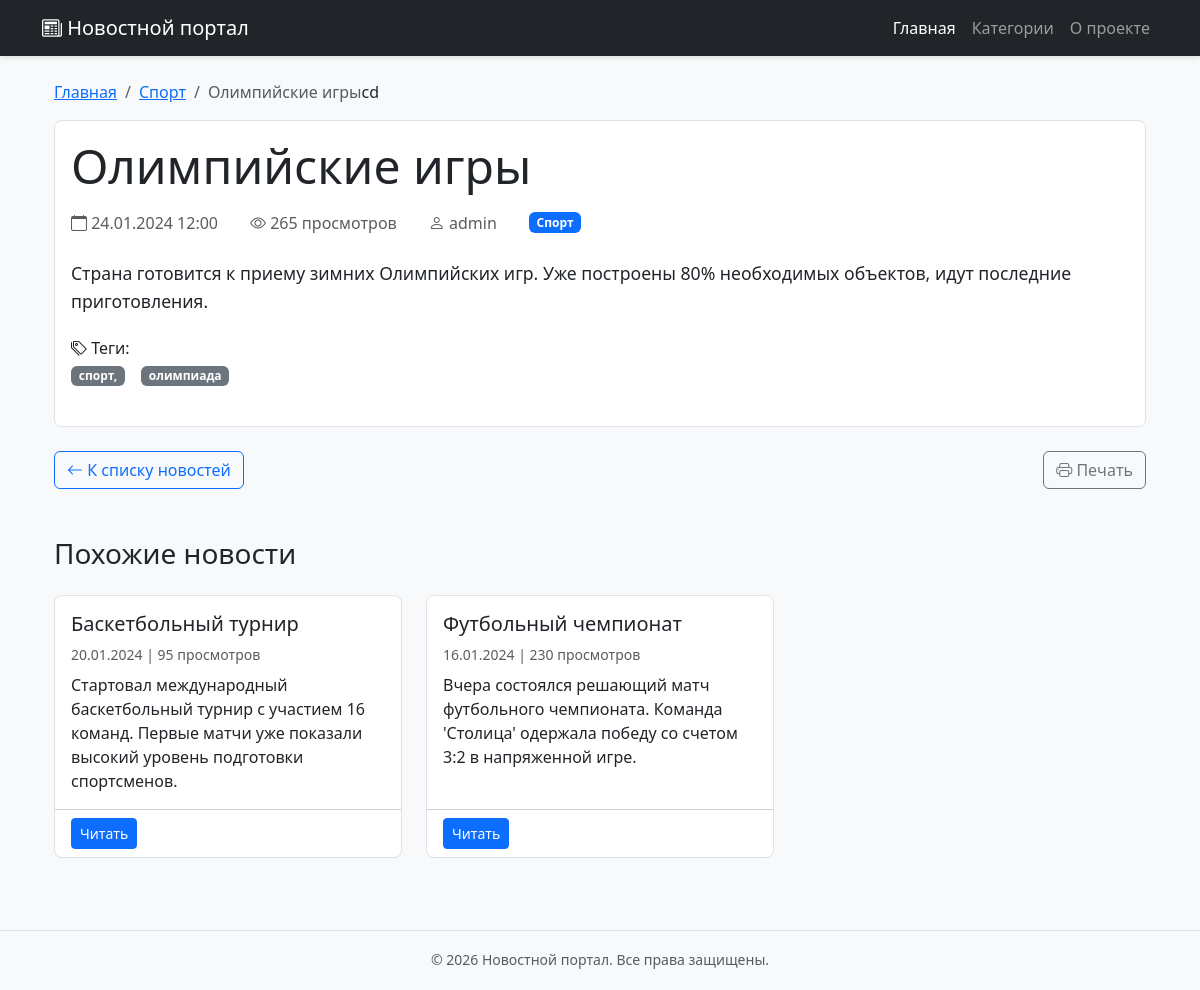
Screenshot of /news/10/ with the database file from the repository.
### news/models.py (models this page shows, shortened)
class News(models.Model):
    DRAFT = 'draft'
    PUBLISHED = 'published'
    ARCHIVED = 'archived'
    STATUS_CHOICES = [
        (DRAFT, 'Черновик'),
        (PUBLISHED, 'Опубликовано'),
        (ARCHIVED, 'В архиве'),
    ]
    title = models.CharField(max_length=200, verbose_name='Заголовок')
    slug = models.SlugField(max_length=200, unique=True, verbose_name='URL-адрес')
    content = models.TextField(verbose_name='Содержание')
    short_description = models.TextField(max_length=500, verbose_name='Краткое описание', blank=True)
    category = models.ForeignKey(
        Category,
        on_delete=models.CASCADE,
        related_name='news',
        verbose_name='Категория'
    )
    author = models.ForeignKey(
        User,
        on_delete=models.CASCADE,
        related_name='news',
        verbose_name='Автор'
    )
    status = models.CharField(
        max_length=20,
        choices=STATUS_CHOICES,
        default=DRAFT,
        verbose_name='Статус'
    )
    created_at = models.DateTimeField(auto_now_add=True, verbose_name='Дата создания')
    updated_at = models.DateTimeField(auto_now=True, verbose_name='Дата обновления')
    published_at = models.DateTimeField(blank=True, null=True, verbose_name='Дата публикации')
    image = models.ImageField(
        upload_to='news/images/%Y/%m/%d/',
        verbose_name='Изображение',
        blank=True,
        null=True
    )
    views = models.PositiveIntegerField(default=0, verbose_name='Количество просмотров')
    tags = models.CharField(max_length=200, verbose_name='Теги', blank=True)
    meta_title = models.CharField(max_length=200, verbose_name='Meta заголовок', blank=True)
    meta_description = models.TextField(verbose_name='Meta описание', blank=True)
    class Meta:
        verbose_name = 'Новость'
        verbose_name_plural = 'Новости'
        ordering = ['-created_at']
        indexes = [
            models.Index(fields=['-created_at']),
            models.Index(fields=['status']),
            models.Index(fields=['category']),
        ]
    def save(self, *args, **kwargs):
        if self.status == self.PUBLISHED and not self.published_at:
            from django.utils import timezone
            self.published_at = timezone.now()
        elif self.status != self.PUBLISHED:
            self.published_at = None
        super().save(*args, **kwargs)

class Category(models.Model):
    name = models.CharField(max_length=100, verbose_name='Название категории')
    slug = models.SlugField(max_length=150, unique=True, verbose_name='URL-адрес')
    description = models.TextField(verbose_name='Описание', blank=True)
    created_at = models.DateTimeField(auto_now_add=True, verbose_name='Дата создания')
    class Meta:
        verbose_name = 'Категория'
        verbose_name_plural = 'Категории'
        ordering = ['name']

### news/views.py (the view)
# urls.py: path('news/<int:news_id>/', views.news_detail, name='news_detail'),
def news_detail(request, news_id):
    try:
        news_item = get_object_or_404(News, id=news_id, status='published')
        news_item.views += 1
        news_item.save(update_fields=['views'])
        related_news = News.objects.filter(
            category=news_item.category,
            status='published'
        ).exclude(id=news_id).order_by('-created_at')[:3]
        context = {
            'news': news_item,
            'title': news_item.title,
            'related_news': related_news,
        }
        return render(request, 'news/news_detail.html', context)
    except News.DoesNotExist:
        raise Http404("Новость не найдена")

### news/templates/news/news_detail.html (shortened to what this page needs)
{% extends 'news/base.html' %}
{% load static %}
{% block content %}
<div class="container mt-4">
    <nav aria-label="breadcrumb">
        <ol class="breadcrumb">
            <li class="breadcrumb-item"><a href="{% url 'index' %}">Главная</a></li>
            <li class="breadcrumb-item"><a href="#">{{ news.category.name }}</a></li>
            <li class="breadcrumb-item active">{{ news.title|truncatechars:30 }}</li>
        cd
    </nav>
    <div class="card mb-4">
        <div class="card-body">
            <h1 class="card-title display-5 mb-3">{{ news.title }}</h1>
            <div class="d-flex flex-wrap align-items-center gap-3 mb-4 text-muted">
                <span><i class="bi bi-calendar"></i> {{ news.created_at|date:"d.m.Y H:i" }}</span>
                <span><i class="bi bi-eye"></i> {{ news.views }} просмотров</span>
                <span><i class="bi bi-person"></i> {{ news.author.username|default:"admin" }}</span>
                <span class="badge bg-primary">{{ news.category.name }}</span>
            </div>
            <div class="news-content mb-4">
                {{ news.content|linebreaks }}
            </div>
            {% if news.tags %}
            <div class="mb-4">
                <h6><i class="bi bi-tags"></i> Теги:</h6>
                <div class="d-flex flex-wrap gap-2">
                    {% for tag in news.tags.split %}
                    <span class="badge bg-secondary">{{ tag }}</span>
                    {% endfor %}
                </div>
            </div>
            {% endif %}
        </div>
    </div>
    <div class="d-flex justify-content-between mb-5">
        <a href="{% url 'index' %}" class="btn btn-outline-primary">
            <i class="bi bi-arrow-left"></i> К списку новостей
        </a>
        <button class="btn btn-outline-secondary" onclick="window.print()">
            <i class="bi bi-printer"></i> Печать
        </button>
    </div>
    {% if related_news %}
    <div class="mb-5">
        <h3 class="mb-4">Похожие новости</h3>
        <div class="row">
            {% for related in related_news %}
            <div class="col-md-6 col-lg-4 mb-4">
                <div class="card h-100">
                    <div class="card-body">
                        <h5 class="card-title">{{ related.title }}</h5>
                        <p class="card-text text-muted small mb-2">
                            {{ related.created_at|date:"d.m.Y" }} | {{ related.views }} просмотров
                        </p>
                        <p class="card-text">{{ related.content|truncatewords:20 }}</p>
                    </div>
                    <div class="card-footer bg-transparent">
                        <a href="{% url 'news_detail' related.id %}" class="btn btn-primary btn-sm">Читать</a>
                    </div>
                </div>
            </div>
            {% endfor %}
        </div>
    </div>
    {% endif %}
</div>
<link rel="stylesheet" href="https://cdn.jsdelivr.net/npm/bootstrap-icons@1.11.1/font/bootstrap-icons.css">
{% endblock %}

### news/templates/news/base.html (style rules this page uses)
body { background-color: #f8f9fa; padding-bottom: 60px; }
.container { max-width: 1140px; }

### news/templates/news/news_detail.html (style rules this page uses)
.card { border: 1px solid #dee2e6; border-radius: 0.5rem; }
.card-title { color: #212529; }
.news-content { line-height: 1.6; font-size: 1.1rem; }
.mb-4 { margin-bottom: 1.5rem !important; }
.mb-5 { margin-bottom: 3rem !important; }
.d-flex.gap-3 > * { margin-right: 1rem; }
.d-flex.gap-2 > * { margin-right: 0.5rem; }

### rows the page displays
News: category.name "Спорт", title "Олимпийские игры", created_at "24.01.2024 12:00", views "265", author.username "admin", content "Страна готовится к приему зимних Олимпийских игр. Уже построены 80% необходимых объектов, идут последние приготовления."
News: title "Баскетбольный турнир", created_at "20.01.2024", views "95", content "Стартовал международный баскетбольный турнир с участием 16 команд. Первые матчи уже показали высокий уровень подготовки спортсменов."
News: title "Футбольный чемпионат", created_at "16.01.2024", views "230", content "Вчера состоялся решающий матч футбольного чемпионата. Команда 'Столица' одержала победу со счетом 3:2 в напряженной игре."

### other values shown
{{ tag }} "спорт," "олимпиада"
